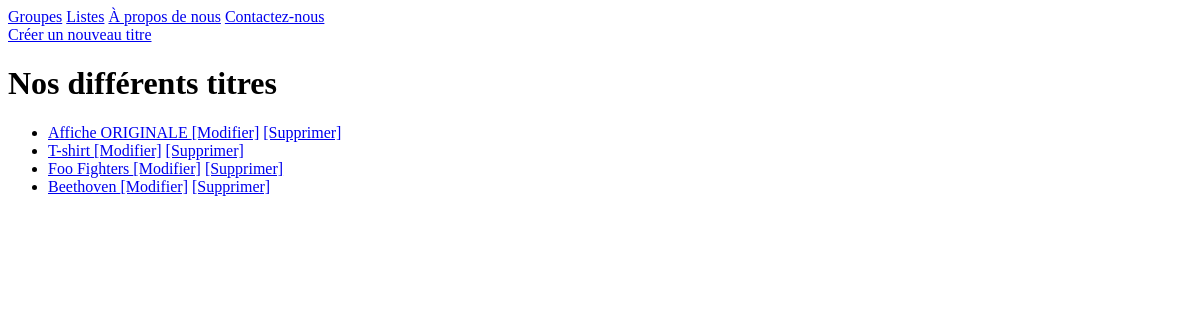
The page /listings/ on the database as committed earlier.
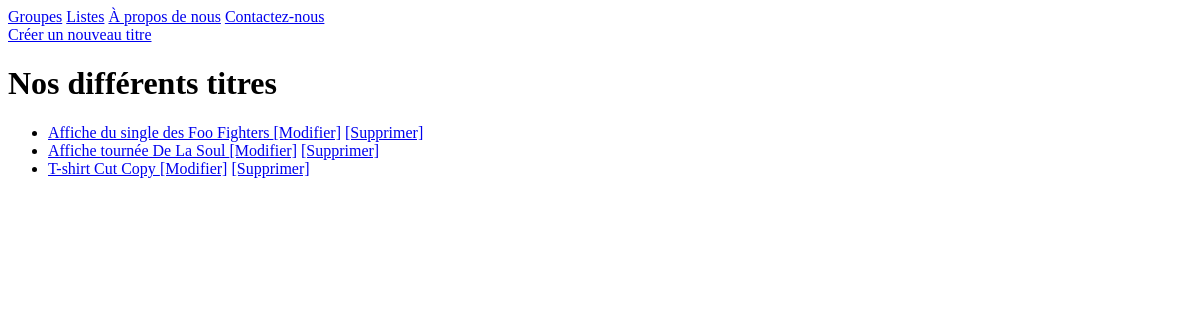
The same page on the database as committed later.
### listings/models.py (models this page shows, shortened)
class Listing(models.Model):
    class Type(models.TextChoices):
        Records = 'REC'
        Clothing = 'Cloth'
        Posters = 'Post'
        Miscellaneous = 'Misc'
    title = models.fields.CharField(max_length=100)
    description = models.fields.CharField(max_length=1000)
    sold = models.fields.BooleanField(default=False)
    year = models.fields.IntegerField(validators=[MinValueValidator(1900),MaxValueValidator(2022)])
    type = models.fields.CharField(choices=Type.choices,max_length=10)
    band = models.ForeignKey(Band, null=True, on_delete=models.SET_NULL)

### listings/views.py (the view)
# urls.py: path('listings/', views.listings, name='listing-list'),
def listings(request):
    listes = Listing.objects.all()
    return render(request, 'listes_title/listing_list.html',
                  {'listes': listes})

### listings/templates/listes_title/listing_list.html
{% extends 'listings/base.html' %}
 {% block content %}
    <a href="{% url 'listing-create' %}">Créer un nouveau titre</a>
    <h1> Nos différents titres </h1>
    <p>
        <ul>
        {% for liste in listes %}
            <li> <a href="{% url 'listing-detail' liste.id %}"> {{liste.title}} </a>
             <a href="{% url 'listing-change' liste.id %}">[Modifier]</a>
            <a href="{% url 'listing-delete' liste.id %}">[Supprimer]</a>
            </li>
        {% endfor %}
        </ul>
    </p>
 {% endblock %}

Rows that differ between the two databases and show on the page:
removed Listing: title "Affiche ORIGINALE"
changed Listing: title "T-shirt" → "Affiche du single des Foo Fighters"
changed Listing: title "Foo Fighters" → "Affiche tournée De La Soul"
changed Listing: title "Beethoven" → "T-shirt Cut Copy"
